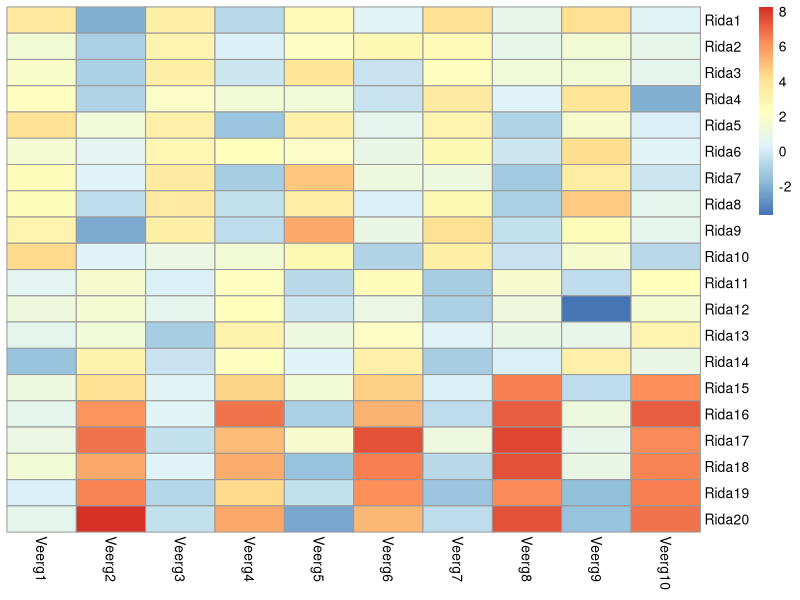
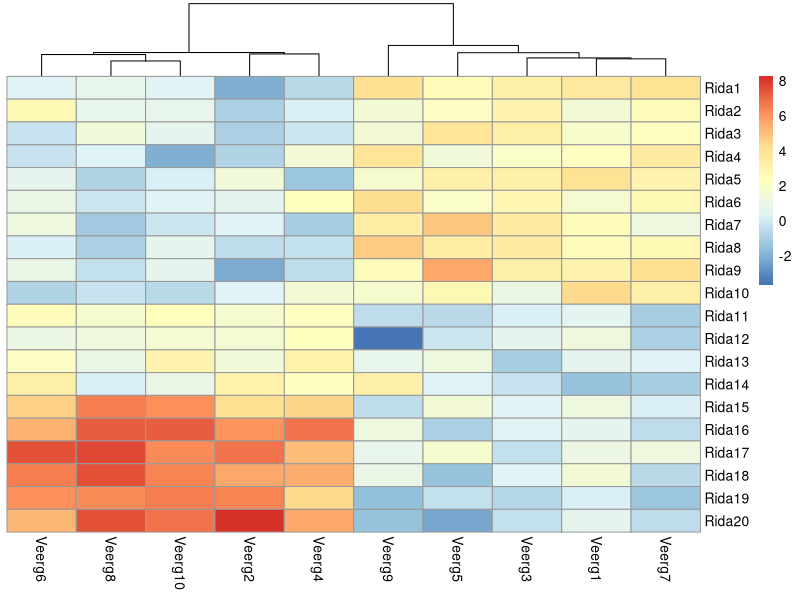
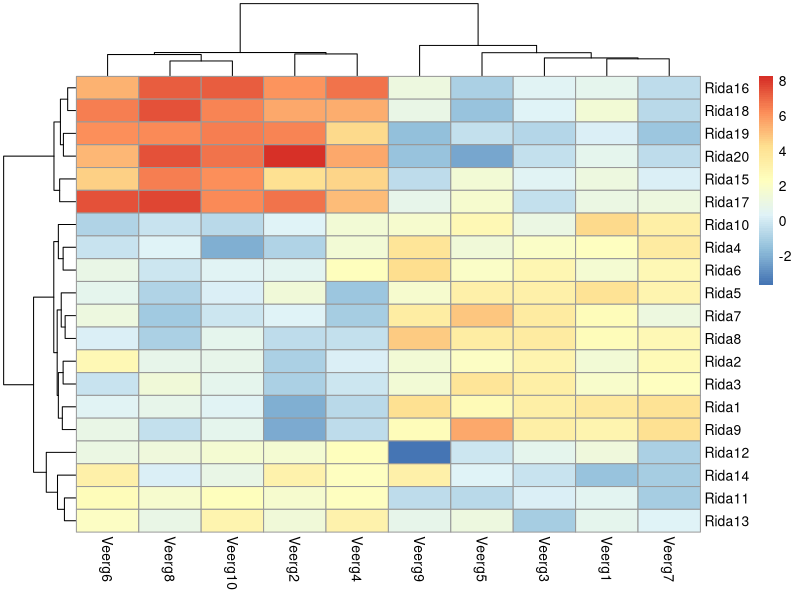

The R script that drew these images, in order:
# Koostame näidismaatriksi, mis sisaldaks teatud mustrit
test = matrix(rnorm(200), 20, 10)
test[1:10, seq(1, 10, 2)] = test[1:10, seq(1, 10, 2)] + 3
test[11:20, seq(2, 10, 2)] = test[11:20, seq(2, 10, 2)] + 2
test[15:20, seq(2, 10, 2)] = test[15:20, seq(2, 10, 2)] + 4
# Kui anname maatriksi ridadele/veergudele nimed, näeme neid heatmapil
colnames(test) = paste("Veerg", 1:10, sep = "")
rownames(test) = paste("Rida", 1:20, sep = "")

library(pheatmap)
pheatmap(test, cluster_rows=FALSE, cluster_cols=FALSE)

pheatmap(test, cluster_rows=FALSE)

pheatmap(test)